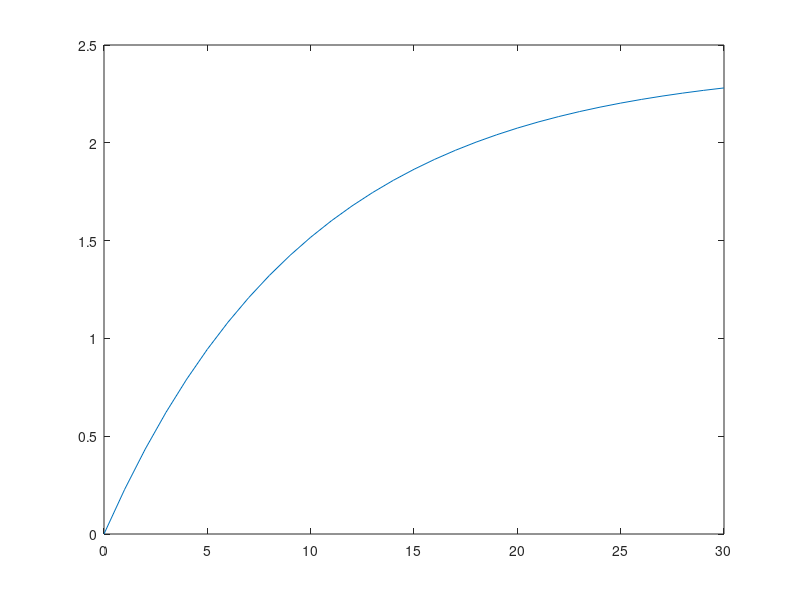
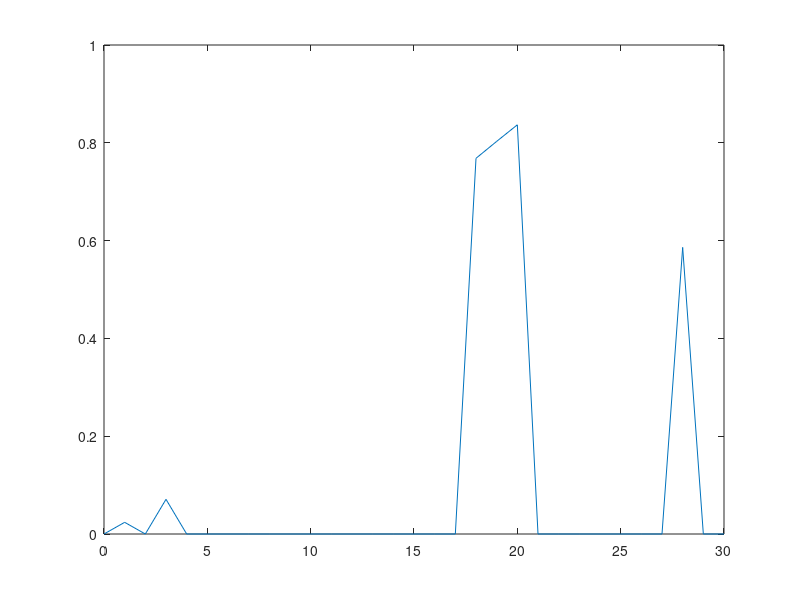
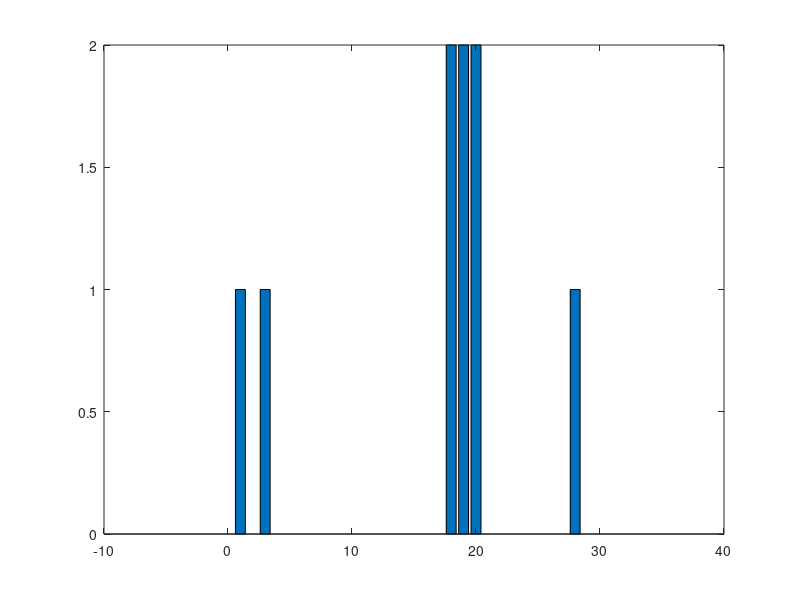

Recreate these plots in MATLAB, in order.
L=2.4;
C=0.1;
a=0.01;
b=1.1;

T=[0:30];
R=[ 0.000
     1.000
     0.000
     1.000
     0.000
     0.000
     0.000
     0.000
     0.000
     0.000
     0.000
     0.000
     0.000
     0.000
     0.000
     0.000
     0.000
     0.000
     2.000
     2.000
     2.000
     0.000
     0.000
     0.000
     0.000
     0.000
     0.000
     0.000
     1.000
     0.000
     0
     ]';
 
 K=a.*R.^b;

CQ=L*(1-exp(-C*T));

washoff=L*(1-exp(-K.*T));

figure
plot(T, CQ)
figure
plot(T, washoff)
figure
bar(T, R)

